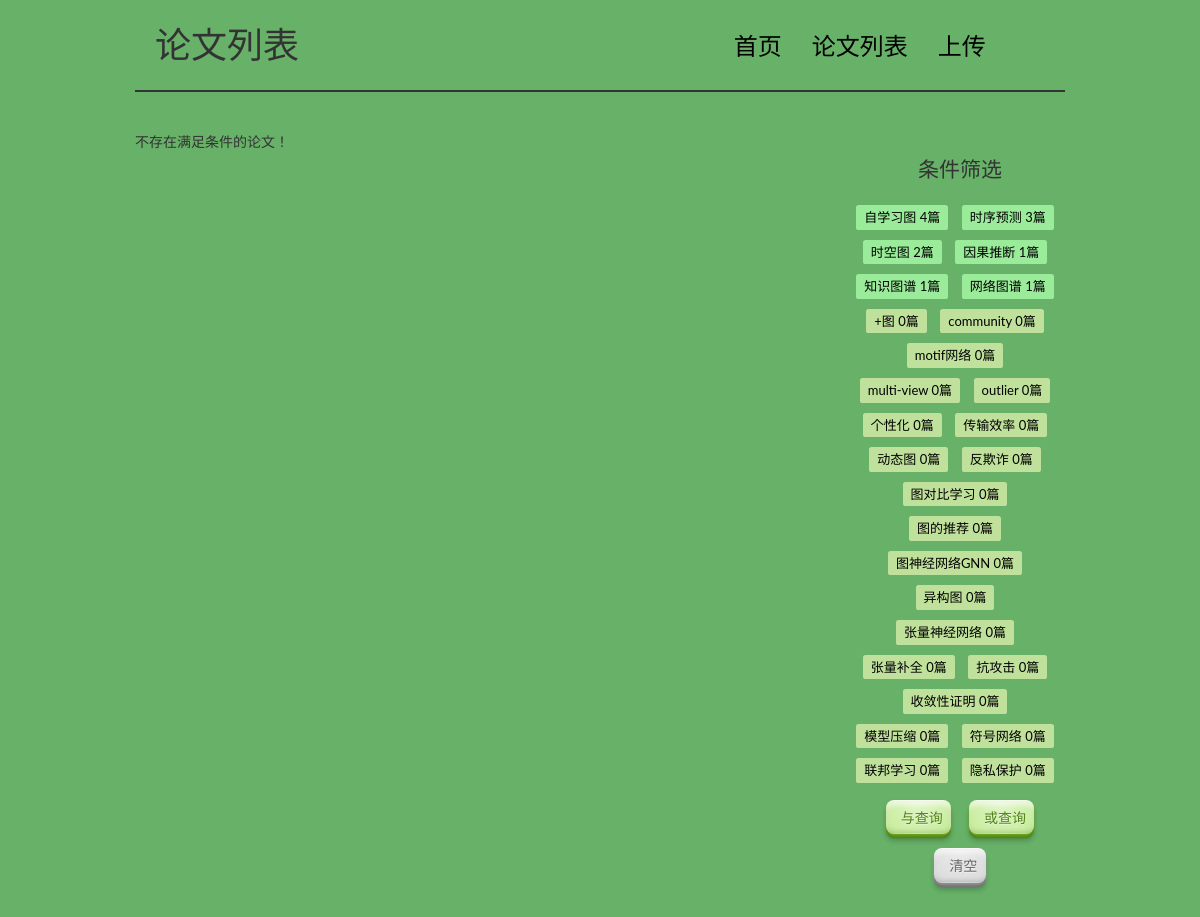
/papers/小组=联邦学习/, run on the app's committed database.
### papers/models.py (models this page shows, shortened)
class Tag(models.Model):
    name = models.CharField("论文标签", max_length=10, primary_key=True, blank=False)
    class Meta:
        verbose_name = '标签'
        verbose_name_plural = verbose_name

### papers/views.py (the view)
# urls.py: path('<str:keyword>=<str:value>/', views.filter_by_keyword, name='filter_by_keyword'),
def filter_by_keyword(request, keyword, value):
    try:
        if keyword == '上传者':
            paper_list = Paper.objects.filter(researcher=Researcher.objects.get(name=value))
        elif keyword == '小组':
            print(Topic.objects.get(name=value))
            researchers = Researcher.objects.filter(topic=Topic(name=value))
            print(researchers)
            paper_list = []
            for researcher in researchers:
                paper_list += Paper.objects.filter(researcher=Researcher.objects.get(name=researcher.name))
        elif keyword == '标签':
            paper_list = Paper.objects.filter(tag=Tag.objects.get(name=value))
        else:
            return show(request)
        tag_list = Tag.objects.annotate(paper_num=Count('paper')).order_by('-paper_num')
        for paper in paper_list:
            review_length = len(paper.review)
            paper.small_review = clean_review(paper.review[0:min(review_length, 200)])
        return render(request, 'papers/show.html',
                      context={'paper_list': paper_list, 'tag_list': tag_list})
    except:
        return show(request)

### papers/models.py (called while the page is built)
    def __str__(self):
        return self.name

    def __str__(self):
        return self.name

### templates/papers/show.html (shortened to what this page needs)
{% extends 'base.html' %}
{% block ttitle %}
    论文列表
{% endblock ttitle %}
{% block button1 %}
    <li class="cl-effect-11"><a href="{% url "papers:show" %}" data-hover="论文列表">论文列表</a></li>
    <li class="cl-effect-11"><a href="{% url "admin:index" %}papers/paper/add/" data-hover="上传">上传</a></li>
{% endblock button1 %}
{% block main %}
    <div class="container paper">
        <div class="row">
            <main class="col-md-9">
                {% for paper in paper_list %}
                    <article class="post">
                        <header class="entry-header">
                            <h1 class="entry-title">
                                <a href="{{ paper.get_absolute_url }}">{{ paper.title }}</a>
                            </h1>
                            <div class="entry-meta">
                                <span class="post-category"><a
                                        href={% url 'papers:filter_by_keyword' '小组' paper.researcher.topic.name %}>{{ paper.researcher.topic.name }}</a></span>
                                <span class="post-author"><a
                                        href={% url 'papers:filter_by_keyword' '上传者' paper.researcher.name %}>{{ paper.researcher.name }}</a></span>
                            </div>
                            <div class="widget widget-tag-cloud show-tag">
                                {% for t in paper.tag.all %}
                                    <ul>
                                        <li>
                                            <a href={% url 'papers:filter_by_keyword' '标签' t.name %}>
                                                {{ t.name }}
                                            </a>
                                        </li>
                                    </ul>
                                {% endfor %}
                            </div>
                        </header>
                        <div class="small-content clearfix">
                            <p>{{ paper.small_review }}</p>
                        </div>
                    </article>
                {% empty %}
                    <div class="no-post">不存在满足条件的论文！</div>
                {% endfor %}
            </main>
            <aside class="col-md-3">
                <div class="widget widget-tag-cloud  select-area">
                    <h3 class="widget-title">条件筛选</h3>
                    {% for tag in tag_list %}
                        <ul>
                            {% if tag.name in select_tag_list %}
                                <li class="after-select-li">
                                    <span>{{ tag.name }}</span> {{ tag.paper_num }}篇
                                </li>
                            {% else %}
                                {% if tag.paper_num > 0 %}
                                    <li class="before-select-li">
                                        <span>{{ tag.name }}</span> {{ tag.paper_num }}篇
                                    </li>
                                {% else %}
                                    <li class="no-select-li">
                                        <span>{{ tag.name }}</span> {{ tag.paper_num }}篇
                                    </li>
                                {% endif %}
                            {% endif %}
                        </ul>
                    {% endfor %}
                </div>
                <div class="button_area">
                    <button class="and_button condition_button button green">与查询</button>
                    <button class="or_button condition_button button green">或查询</button>
                    <button class="empty_button button">清空</button>
                </div>
            </aside>
        </div>
    </div>
{% endblock main %}

### papers/static/papers/css/custom.css (style rules this page uses)
* { outline: none; }
h1, h2, h3, h4, h5, h6 { margin-top: 0; }
a { color: #000; }
body { background-color: #67b168; font-family: 'Lato', sans-serif; }
.main-nav a { color: #000000 !important; padding: 0 0 5px 0 !important; margin-right: 30px; font-family: 'Lato', sans-serif; font-weight: 300; font-size: 24px; }
.cl-effect-11 a { padding: 10px 0; color: #0972b4; text-shadow: none; }
.cl-effect-11 a::before { position: absolute; top: 0; left: 0; overflow: hidden; padding: 0 0 5px 0 !important; max-width: 0; border-bottom: 1px solid #000; color: #000; content: attr(data-hover); white-space: nowrap; -webkit-transition: max-width 0.5s; -moz-transition: max-width 0.5s; transition: max-width 0.5s; }
.widget { padding: 30px 0 0; }
.widget-title { font-size: 1.5em; margin-bottom: 20px; line-height: 1.6; padding: 10px 0 0; font-weight: 400; }
.widget-tag-cloud { text-align: center; padding-top: 10px; }
.widget-tag-cloud ul { padding: 0; margin: 0; text-align: center; display: inline-block; }
.widget-tag-cloud ul li { list-style-type: none; font-size: 13px; margin-right: 10px; margin-bottom: 10px; padding: 3px 8px; border-radius: .2em; }
.button_area { text-align: center; }
.no-select-li { background-color: #C0E19B; color: black; }
.before-select-li { background-color: #9AEC9A; color: black; cursor: pointer; }

### papers/static/papers/css/buttons.css (style rules this page uses)
.button { text-decoration: none; text-shadow: rgba(255,255,255,.5) 0 1px 0; -webkit-user-select: none; -moz-user-select: none; user-select: none; padding: .5em .6em .4em .6em; margin: .5em; display: inline-block; position: relative; -webkit-border-radius: 8px; -moz-border-radius: 8px; border-radius: 8px; border-top: 1px solid rgba(255,255,255,0.8); border-bottom: 1px solid rgba(0,0,0,0.1); background-image: -webkit-gradient(radial, 50% 0, 100, 50% 0, 0, from( rgba(255,255,255,0) ), to( rgba(255,255,255,0.7) )), url(noise.png); background-image: -moz-radial-gradient(top, ellipse cover, rgba(255,255,255,0.7) 0%, rgba(255,255,255,0) 100%), url(noise.png); background-image: gradient(radial, 50% 0, 100, 50% 0, 0, from( rgba(255,255,255,0) ), to( rgba(255,255,255,0.7) )), url(noise.png); -webkit-transition: background .2s ease-in-out; -moz-transition: background .2s ease-in-out; transition: background .2s ease-in-out; color: hsl(0, 0%, 40%) !important; background-color: hsl(0, 0%, 75%); -webkit-box-shadow: inset rgba(255,254,255,0.6) 0 0.3em .3em, inset rgba(0,0,0,0.15) 0 -0.1em .3em, hsl(0, 0%, 60%) 0 .1em 3px, hsl(0, 0%, 45%) 0 .3em 1px, rgba(0,0,0,0.2) 0 .5em 5px; -moz-box-shadow: inset rgba(255,254,255,0.6) 0 0.3em .3em, inset rgba(0,0,0,0.15) 0 -0.1em .3em, hsl(0, 0%, 60%) 0 .1em 3px, hsl(0, 0%, 45%) 0 .3em 1px, rgba(0,0,0,0.2) 0 .5em 5px; box-shadow: inset rgba(255,254,255,0.6) 0 0.3em .3em, inset rgba(0,0,0,0.15) 0 -0.1em .3em, hsl(0, 0%, 60%) 0 .1em 3px, hsl(0, 0%, 45%) 0 .3em 1px, rgba(0,0,0,0.2) 0 .5em 5px; }
button.button { border-left: none; border-right: none; }
.button:before { font: 1.2em/0 'Pictos', sans-serif; content: attr(data-icon); margin-right: 0.4em; }
.button.green { color: hsl(88, 70%, 30%) !important; background-color: hsl(88, 70%, 60%); -webkit-box-shadow: inset rgba(255,254,255,0.6) 0 0.3em .3em, inset rgba(0,0,0,0.15) 0 -0.1em .3em, hsl(88, 70%, 40%) 0 .1em 3px, hsl(88, 70%, 30%) 0 .3em 1px, rgba(0,0,0,0.2) 0 .5em 5px; -moz-box-shadow: inset rgba(255,254,255,0.6) 0 0.3em .3em, inset rgba(0,0,0,0.15) 0 -0.1em .3em, hsl(88, 70%, 40%) 0 .1em 3px, hsl(88, 70%, 30%) 0 .3em 1px, rgba(0,0,0,0.2) 0 .5em 5px; box-shadow: inset rgba(255,254,255,0.6) 0 0.3em .3em, inset rgba(0,0,0,0.15) 0 -0.1em .3em, hsl(88, 70%, 40%) 0 .1em 3px, hsl(88, 70%, 30%) 0 .3em 1px, rgba(0,0,0,0.2) 0 .5em 5px; }

### data on the page
Tag: name "自学习图", paper_num "4"
Tag: name "时序预测", paper_num "3"
Tag: name "时空图", paper_num "2"
Tag: name "因果推断", paper_num "1"
Tag: name "知识图谱", paper_num "1"
Tag: name "网络图谱", paper_num "1"
Tag: name "+图", paper_num "0"
Tag: name "community", paper_num "0"
Tag: name "motif网络", paper_num "0"
Tag: name "multi-view", paper_num "0"
Tag: name "outlier", paper_num "0"
Tag: name "个性化", paper_num "0"
Tag: name "传输效率", paper_num "0"
Tag: name "动态图", paper_num "0"
Tag: name "反欺诈", paper_num "0"
Tag: name "图对比学习", paper_num "0"
Tag: name "图的推荐", paper_num "0"
Tag: name "图神经网络GNN", paper_num "0"
Tag: name "异构图", paper_num "0"
Tag: name "张量神经网络", paper_num "0"
Tag: name "张量补全", paper_num "0"
Tag: name "抗攻击", paper_num "0"
Tag: name "收敛性证明", paper_num "0"
Tag: name "模型压缩", paper_num "0"
Tag: name "符号网络", paper_num "0"
Tag: name "联邦学习", paper_num "0"
Tag: name "隐私保护", paper_num "0"
